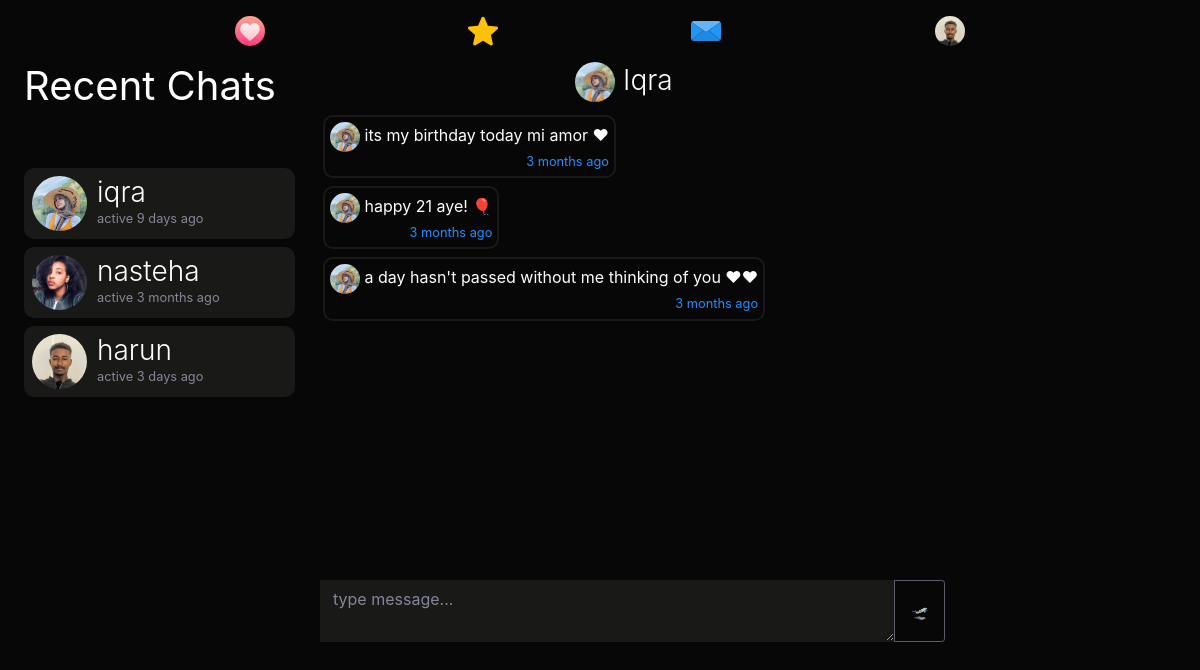
Page /m/iqra (signed in) on the earlier database version.
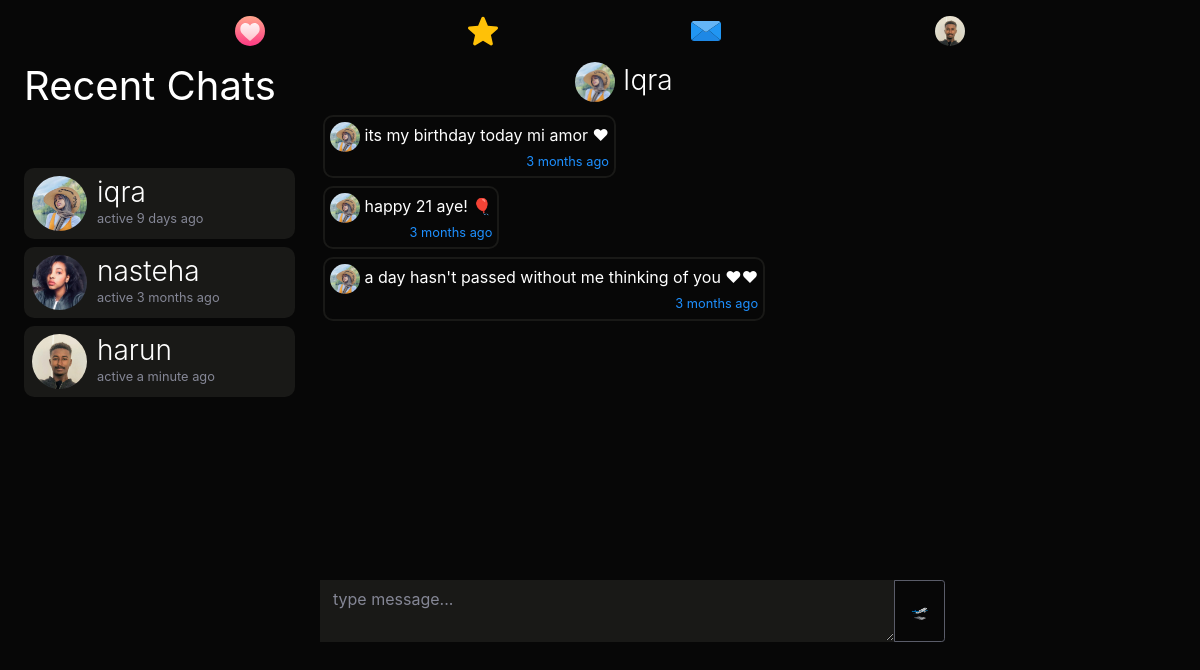
Same page on the later database version.
### dating/models.py (models this page shows, shortened)
class User(db.Model, UserMixin):
	id = db.Column(db.Integer, primary_key=True)
	username = db.Column(db.String(20), unique=True, nullable=False)
	email = db.Column(db.String(120), unique=True, nullable=True)
	dp = db.Column(db.String(20), nullable=False, default='default.jpg')
	dp2 = db.Column(db.String(20), nullable=False, default='flip.png')
	dp3 = db.Column(db.String(20), nullable=False, default='plane.png')
	password = db.Column(db.String(60), nullable=False)
	last_seen = db.Column(db.DateTime, default=datetime.utcnow)
	date_joined = db.Column(db.DateTime, nullable=False, default=datetime.utcnow)
	department = db.Column(db.String(20), nullable=False)
	student_number = db.Column(db.Integer(), unique=True, nullable=True)
	age = db.Column(db.DateTime, nullable=False)
	gender = db.Column(db.String(20), nullable=False)
	country = db.Column(db.String(20), default="Cyprus", nullable=True)
	bio = db.Column(db.String(120), nullable=True)
	private = db.Column(db.Boolean, default=False, nullable=False)
	snapchat = db.Column(db.String(20), default="snapchat", nullable=True)
	instagram = db.Column(db.String(20), default="instagram", nullable=True)
	followed = db.relationship(
		'User', secondary=followers,
		primaryjoin=(followers.c.follower_id == id),
		secondaryjoin=(followers.c.followed_id == id),
		backref=db.backref('followers', lazy='dynamic'), lazy='dynamic')
	messages_sent = db.relationship('Message',
									foreign_keys='Message.sender_id',
									backref='author', lazy='dynamic')
	messages_received = db.relationship('Message',
										foreign_keys='Message.recipient_id',
										backref='recipient', lazy='dynamic')
	last_message_read_time = db.Column(db.DateTime)
	def new_messages(self):
		last_read_time = self.last_message_read_time or datetime(1900, 1, 1)
		return Message.query.filter_by(recipient=self).filter(
			Message.timestamp > last_read_time).count()

### dating/routes.py (the view)
@app.route('/m/<recipient>', methods=['GET', 'POST'])
@login_required
def message(recipient):
	current_user.last_message_read_time = datetime.utcnow()
	db.session.commit()
	recipient = recipient.lower()
	user = User.query.filter_by(username=recipient).first_or_404()
	current_user.last_message_read_time = datetime.utcnow()
	db.session.commit()
	form = MessageForm()
	if form.validate_on_submit():
		msg = m(author=current_user, recipient=user, body=form.message.data)
		db.session.add(msg)
		db.session.commit()
		flash('Your message has been sent.', 'success')
		return redirect(url_for('message', recipient=recipient))
	sent = current_user.messages_sent.filter_by(recipient_id=user.id)
	received = current_user.messages_received.filter_by(sender_id=user.id)
	messages = sent.union(received).order_by(m.timestamp.asc())
	messages_received = current_user.messages_received.order_by(m.timestamp.desc())
	messages_sent = current_user.messages_sent.order_by(m.timestamp.desc())
	recent_chats = list()
	for message in messages_received:
		recent_chats.append(message.author)
	for message in messages_sent:
		recent_chats.append(message.recipient)
	recent_chats = list(dict.fromkeys(recent_chats))
	return render_template('send_message.html', recipient=recipient, title="Chat with " + recipient.title() , user=user, form=form, messages=messages, recent_chats=recent_chats)

### dating/forms.py
class MessageForm(FlaskForm):
    message = TextAreaField((''), validators=[DataRequired()]) #Length(min=0, max=140)
    submit = SubmitField('🛫')

### dating/models.py (called while the page is built)
@login_manager.user_loader
def load_user(user_id):
	return User.query.get(int(user_id))

### dating/routes.py (called while the page is built)
@app.before_request
def before_request():
	if current_user.is_authenticated:
		current_user.last_seen = datetime.utcnow()
		db.session.commit()

### dating/templates/send_message.html (shortened to what this page needs)
{% extends "layout.html" %}
{% block content %}
<div class="container-fluid">
  <div class="row">
    <div class="col-lg-3 d-none d-lg-block position-fixed">
       <h1>
        Recent Chats
         {% set new_messages = current_user.new_messages() %}<span id="message_count" class="badge badge-warning"style="visibility: {% if new_messages %}visible{% else %}hidden {% endif %};">{{ new_messages }}</span></a>
      </h1>
      <div style="overflow:auto;height:500px;padding-right:5px;">
      {% for person in recent_chats %}
      <a href="{{ url_for('message',recipient=person.username) }}" style="text-decoration:none;">
      <header class="mb-2">
        <img src="{{ url_for('static', filename='profile_pics/' + person.dp) }}" alt="default profile" class="profile-thumbnail">
        <div class="profile-name">
          <h3>{{person.username}}</h3>
          <small class="text-muted">active {{ moment(person.last_seen).fromNow() }}</small>
        </div>
      </header>
      </a>
      {% endfor %}
    </div>
</div>
    <div class="col-lg-7 offset-lg-3">
      <h3 style="text-align:center;margin-left:-50px;">
        <img src="{{ url_for('static', filename='profile_pics/' + user.dp) }}" alt="default profile" style="width:40px;height:40px;border-radius:50%;">
        <a href="{{url_for('user_posts', username=recipient)}}" style="color:#fff;">{{user.username.title()}}
           </a></h3>
           <div style="overflow-y:auto;height:460px;padding:5px;">
      {% for message in messages %}
          <p class="mb-2"
          style="
          {% if message.author == current_user%}
            text-align:left;padding:5px;border-radius:10px;display:inline-block;float:right;clear:both;max-width:75%;background:#191917;
          {%else%}
            text-align:left;padding:5px;border-radius:10px;display:inline-block;max-width:75%;border:2px solid #191917;
          {% endif %}">
          {% if message.author != current_user %}
          <img src="{{ url_for('static', filename='profile_pics/' + message.author.dp) }}" alt="profile pic" title="{{message.author.username.lower()}}" style="width:30px;height:30px;border-radius:50%">
          {% endif %}
          {{message.body | urlize(40, target='_blank')}}
          <br>
          <small style="display:inline-block;float:right;">{{ moment(message.timestamp).fromNow() }}</small>
        </p>
        <br>
        {% endfor %}
        </div>
      <div class="post" style="background:none;padding:2px;width:95%;">
          <form method="POST" action="" enctype="multipart/form-data">
            <div class="input-group mt-2 mr-2" style="overflow:hidden">
              {% if form.message.errors %}
                {{ form.message(class="form-control border-0 rounded-0 resize-none dark-theme border border-dark", placeholder="type message...") }}
                <div class="invalid-feedback">
                  {% for error in form.message.errors %}
                    <span>{{ error }}</span>
                  {% endfor %}
                </div>
                  {% else %}
                    {{ form.message(class="form-control border-0 rounded-0 resize-none dark-theme border border-dark", placeholder="type message...") }}
                  {% endif %}
                  <div class="input-group-append">
                    {{ form.submit(class="btn btn-outline-dark btn-sm p-3") }}
                  </div>
              </div>
          </form>
  </div>
</div>
{% endblock content %}

### dating/templates/layout.html (shortened to what this page needs)
<!doctype html>
<html lang="en">
  <head>
    <link href="{{ url_for('static', filename='sb-admin-2.min.css') }}" rel="stylesheet">
    <link rel="stylesheet" type="text/css" href="{{ url_for('static', filename='main.css') }}">
  </head>
  <body>
<nav class="navbar navbar-expand-md navbar-dark sticky-top justify-content-center d-none d-lg-block">
   <ul class="nav">
    <li {% if '/home' == request.path %}  class="active" {% endif %}>
      <a href="{{url_for('home')}}"><img src="{{ url_for('static', filename='resources/' + 'swipe.svg') }}" style="width:30px;height:30px;"></a>
    </li>
    <li {% if '/discover' == request.path %}  class="active" {% endif %}>
      <a href="{{url_for('discover')}}"><img src="{{ url_for('static', filename='resources/' + 'like.svg') }}" style="width:30px;height:30px;"></a>
    </li>
    <li {% if '/messages' == request.path %}  class="active" {% endif %}>
      <a href="{{url_for('messages')}}">
        <img src="{{ url_for('static', filename='resources/' + 'message.svg') }}" style="width:30px;height:30px;">
      </a>
    </li>
    <li>
      <a href="{{url_for('user_posts', username=current_user.username)}}">
        {% if current_user.is_authenticated %}
          <img src="{{ url_for('static', filename='profile_pics/' + current_user.dp) }}" style="width:30px;height:30px;border-radius:50%">
        {% else %}
        <img src="https://www.flaticon.com/premium-icon/icons/svg/3133/3133799.svg" style="width:30px;height:30px;">
        {% endif %}
      </a>
    </li>
</ul>
</nav>
  {% block content %} {% endblock %}
  </body>
</html>

Differences in the rows shown:
changed User "harun": last_seen "3 days ago" → "a minute ago"
